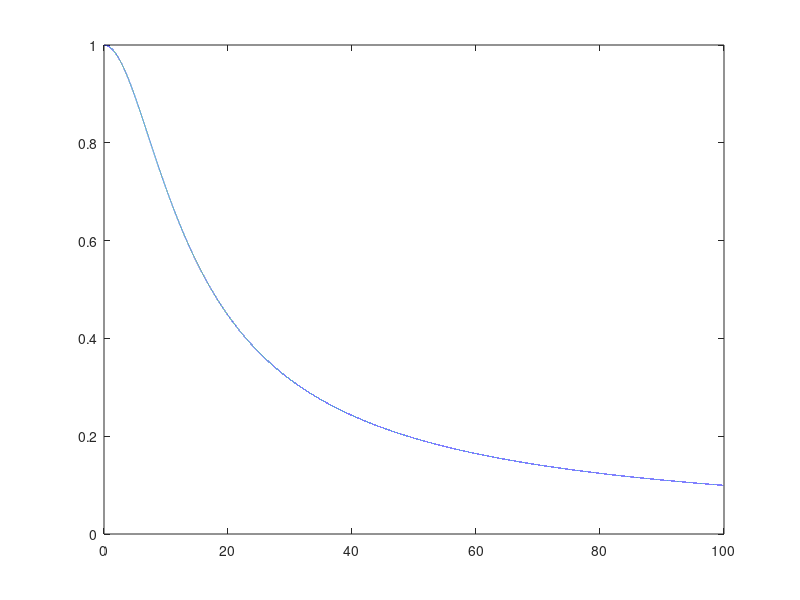
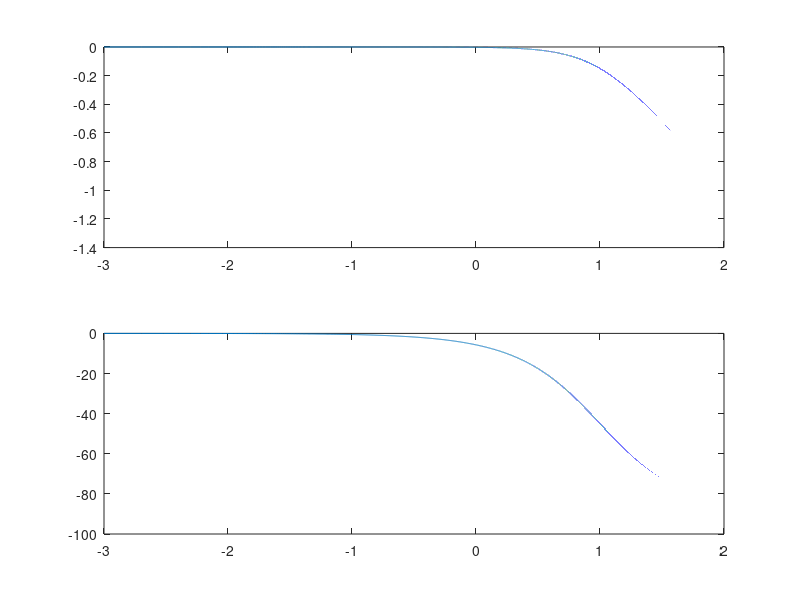
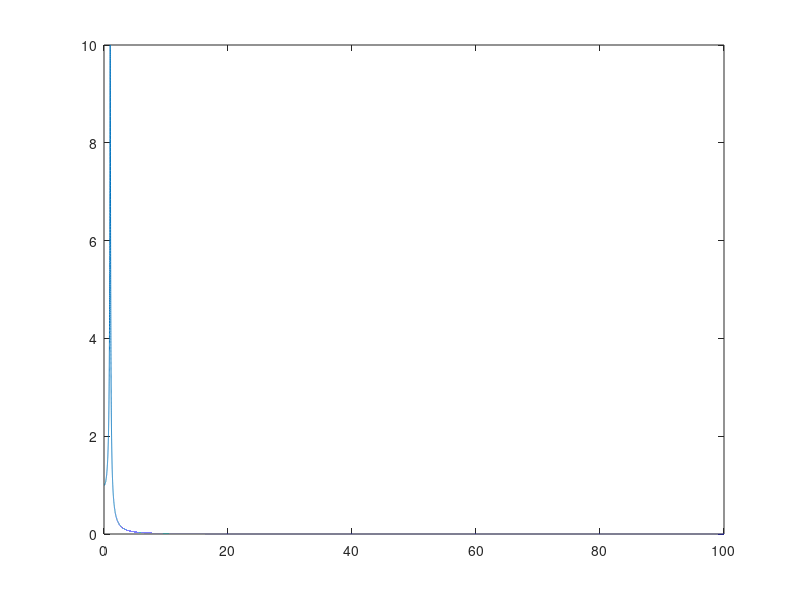
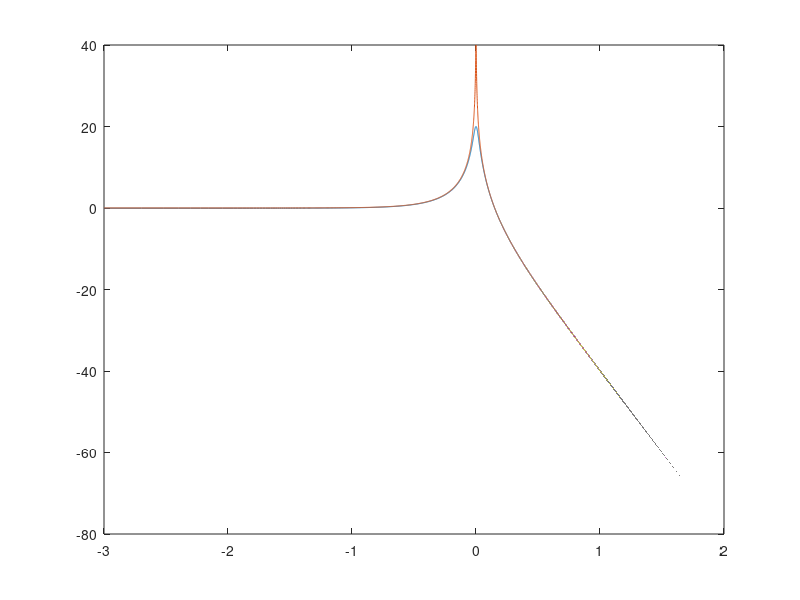

Reproduce these figures in MATLAB, in order.
clear all; close all; clc;

%first order system
Khat = 1;
a = 10;
DW = 0.001;
w = DW:DW:100;
Mag = Khat *a./(sqrt(a.^2 + w.^2));
figure(1)
plot(w,Mag)
%loglog
figure(2)
subplot(2,1,1)
plot(log10(w),log10(Mag))
Phase = -atan2(w,a);
subplot(2,1,2)
plot(log10(w), Phase*180/pi)

%second order system
m = 1;
b = 0.1; %underdamped
k = 1;
wn = sqrt(k/m);
zeta = b/(2*m*wn);
Mag = Khat * wn^2 ./ sqrt((wn.^2- w.^2).^2 + 4*zeta^2 *wn^2);
figure(3)
plot(w,Mag)
figure(4)
plot(log10(w),20*log10(Mag))

m = 1;
b = 0.01; %more underdamped
k = 1;
wn = sqrt(k/m);
zeta = b/(2*m*wn);
Mag2 = Khat * wn^2 ./ sqrt((wn.^2- w.^2).^2 + 4*zeta^2 *wn^2);
hold on
plot(log10(w),20*log10(Mag2)) % dangerous because we can get close to resonancy

%bode plot function
figure(5)
G = tf(1, [m b k])
bode(G)

figure(6)
G = tf([20], [1e-6 0.1 1300 4e7])
bode(G)


